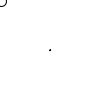
Frame 1 (no input)
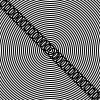
Frame 60 (the mouse pressed at the canvas centre just before this capture)
Frame 120 (the mouse held since frame 60 and released just before this capture): identical to frame 60, image omitted

The Processing sketch that drew these frames (run headless with seeded random() and noise(); from frame 60 on, the mouse is pressed at the canvas centre):

// Processing sketch: processing_115732
// ── processing_115732.pde


void setup(){
 background(255);
 noFill();
}

int a=1;

void draw(){
  ellipse(50,50,a,a);
  ellipse(a,a,10,10);
  a += 4; 
  
}
